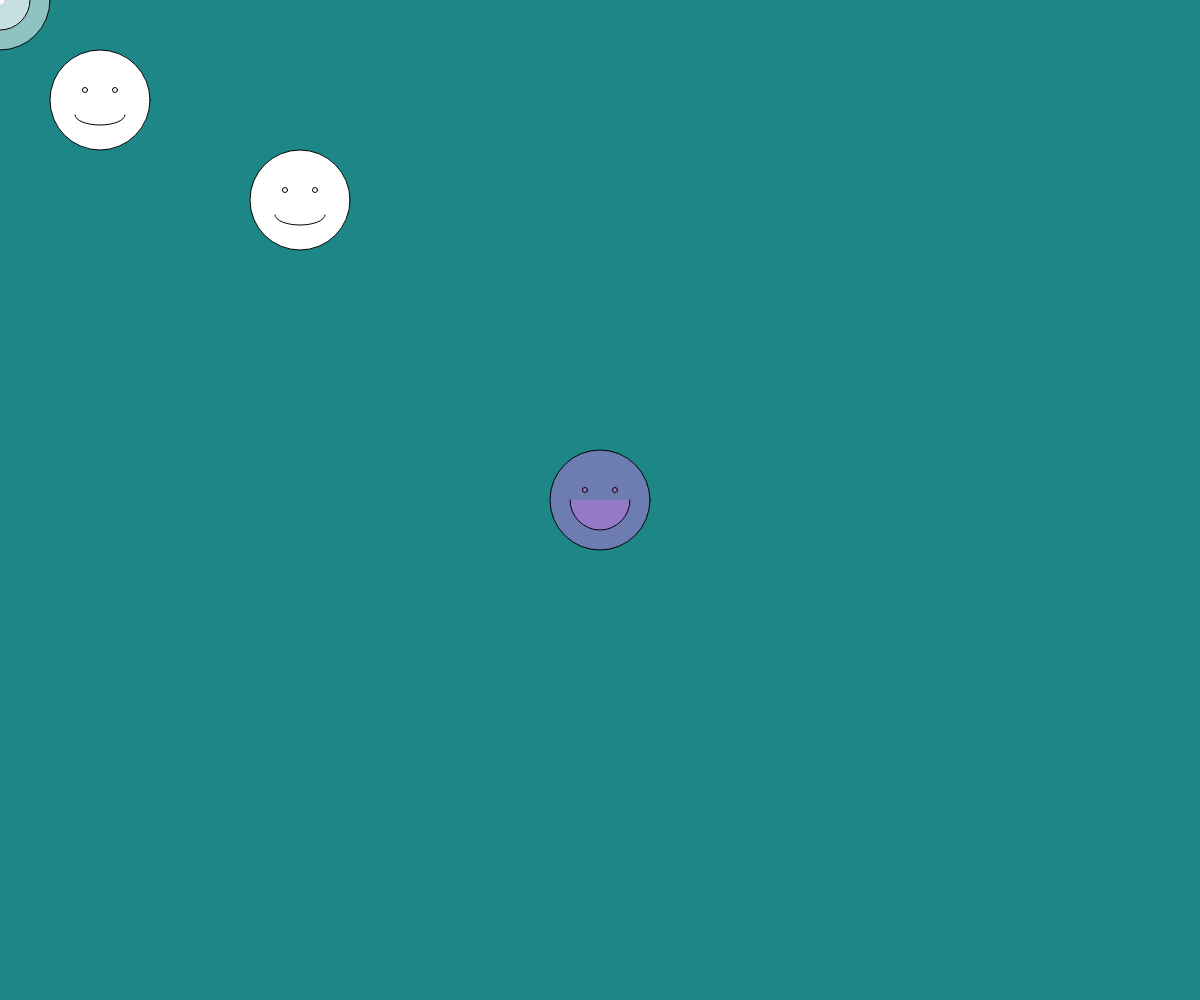
Frame 1 (no input)
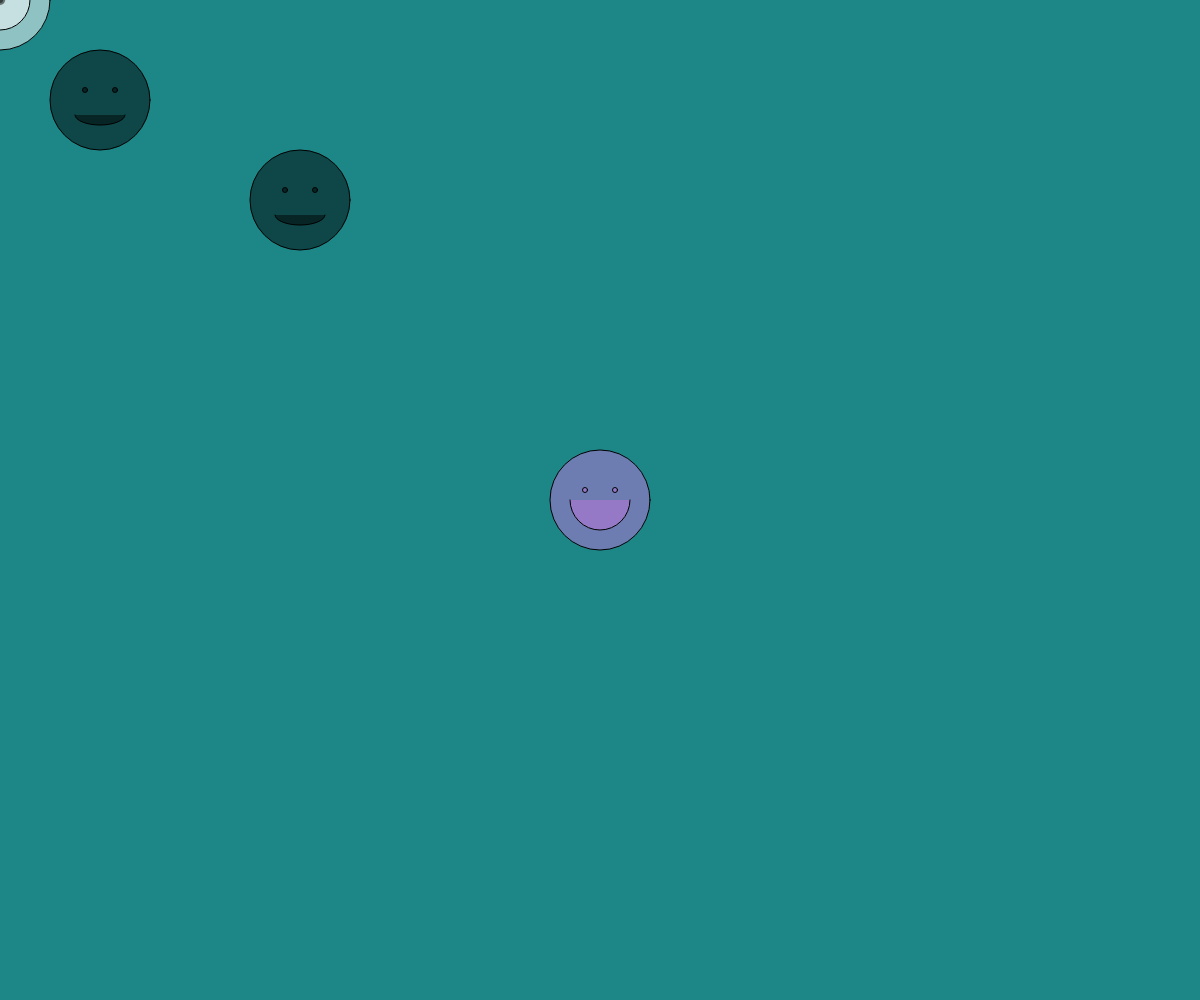
Frame 60 (no input)
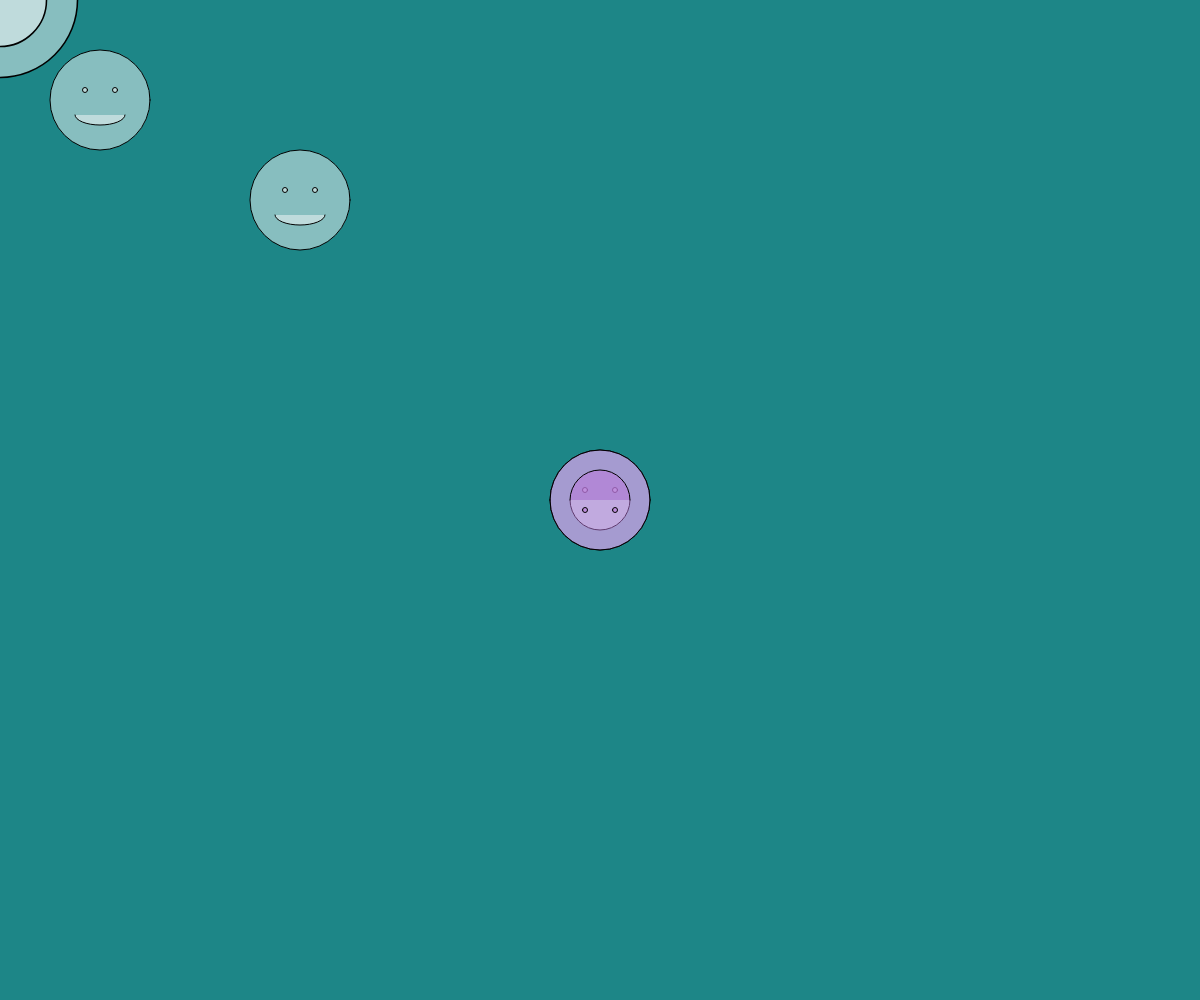
Frame 120 (the mouse pressed at the canvas centre since frame 60)

The p5.js sketch that drew these frames (run headless with seeded random() and noise() and a simulated clock; from frame 60 on, the mouse is pressed at the canvas centre):

// p5.js sketch
// ── sketch.js


function setup() {
  createCanvas(windowWidth, windowHeight);
  
}

function draw() {
background("rgba(29, 134, 135, 1)"); //background color
circle(100, 100, 100);
circle(85, 90, 5);
circle(115, 90, 5);
arc(100, 115, 50, 20, 0, PI);

push(); //push and pop to isolate the transformations
//everything within push + pop will only affect the shapes within the enclosure

translate(200,100); //moves the origin point to the right so you can copy and paste the same shape in a different position

circle(100, 100, 100);
circle(85, 90, 5);
circle(115, 90, 5);
arc(100, 115, 50, 20, 0, PI);

pop(); //restores the original transformation state


push(); //push and pop to ISOLATE the transformations
//everything within push + pop will only affect the shapes within the enclosure
fill("rgba(255, 255, 255, 0.5)"); //white with transparency
translate(mouseX,mouseY); //moves the origin point to the right so you can copy and paste the same shape in a different position

//in order it have the shape follow the mouse, you have to put translate(mouseX, mouseY)
//but also the shape has to be drawn at the origin point (0,0)
circle(0, 0, 100);
circle(-15, -10, 5);
circle(15, -10, 5);
arc(0, 0, 60, 60, 0, PI);

pop(); //restores the original transformation state

push();
fill("rgba(190, 118, 221, 0.5)"); 
translate(width/2, height/2); //moves the origin point to the center of the canvas
angle = map(mouseX, 0, width, 0, 360); //maps the mouseX position to an angle between 0 and 360 degrees

rotate(radians(angle)); //rotates the shape by the angle value
//do not rootate before translate because it will rotate the entire canvas

circle(0, 0, 100);
circle(-15, -10, 5);
circle(15, -10, 5);
arc(0, 0, 60, 60, 0, PI);

pop();

push();
let scaleFactor;
scaleFactor = map(mouseY, 0, height, 0.1, 3); //maps the mouseX position to a scale factor between 0.1 and 3
//sclae makes the coordinates bigger or smaller
//scale(0.5); //scales down the shape to half the size. can also use 2 parameters to scale x and y differently
scale(scaleFactor); //scales the shape based on the mouseY position

circle(0, 0, 100);
circle(-15, -10, 5);
circle(15, -10, 5);
arc(0, 0, 60, 60, 0, PI);

pop();


push();
if(mouseX>width/2 && mouseY>height/2){ //if mouseX is greater than half the width of the canvas...
  //run this code
  fill("rgba(220, 64, 64, 0.48)"); //red with transparency
}
else if(mouseX<width/2 && mouseY<height/2){ //otherwise...
  //run this code
  fill("rgba(64, 220, 96, 0.48)"); //green with transparency
}
if(mouseIsPressed == true){ 
  fill("rgba(250, 250, 250, 0.48)"); //blue with transparency
}
else if (mouseIsPressed == false){
  fill("rgba(0, 0, 0, 0.48)"); 
}

}
